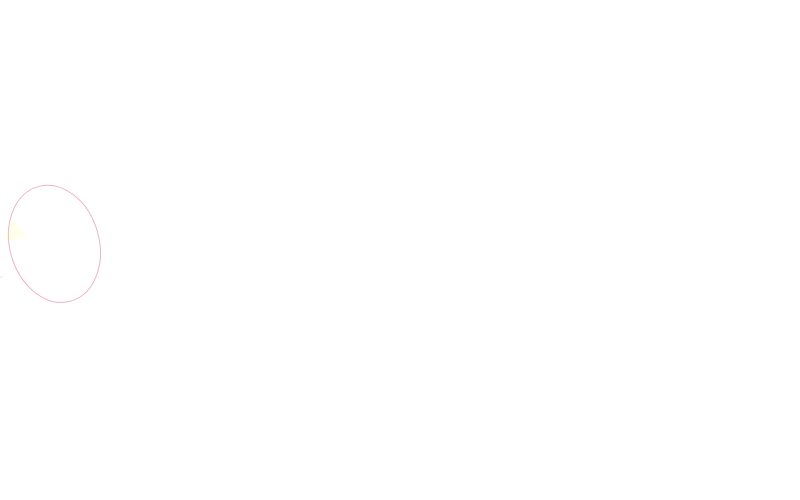
Frame 1 (no input)
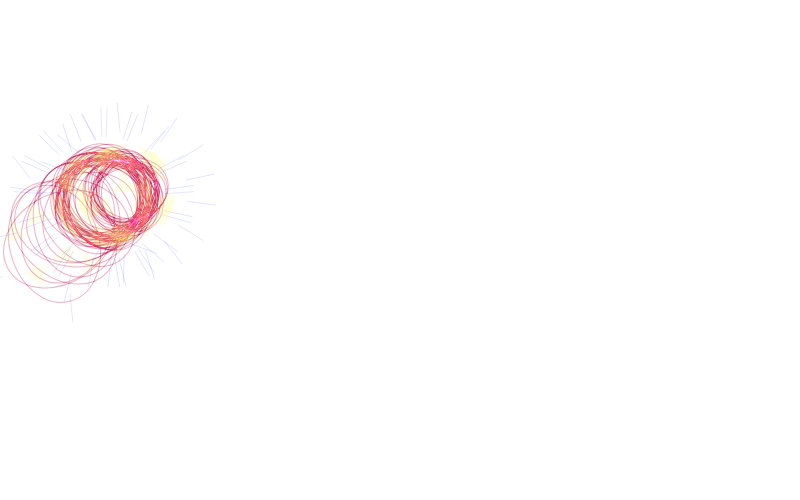
Frame 60 (no input)
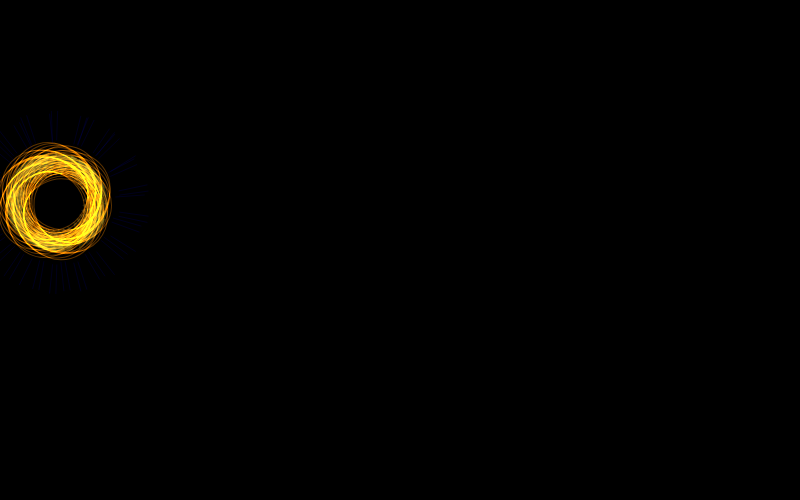
Frame 120 (the mouse pressed at the canvas centre since frame 60)

The p5.js sketch that drew these frames (run headless with seeded random() and noise() and a simulated clock; from frame 60 on, the mouse is pressed at the canvas centre):

// p5.js sketch
// ── sketch.js
/*
Template for IMA's Creative Coding Lab 

Project A: Generative Creatures
CCLaboratories Biodiversity Atlas 
*/

let x1 = 0;
let y1 = 0;
let w = 120;
let h = 90;
let angle = 0;
let darkMode = false;
let t = 0;
let noiseSeedVal;


let pauseTimer = 0;
let isPaused = false;
let pauseDuration;

function setup() {
    createCanvas(800, 500);
    angleMode(DEGREES);
    noiseSeedVal = random(1000);
    noiseSeed(noiseSeedVal);
}

function draw() {
    if (isPaused) {
        pauseTimer++;
        if (pauseTimer >= pauseDuration) {
            isPaused = false;
            pauseTimer = 0;
        }
    } else {
        t += 0.045;
    }

    if (t > 7) {
        noLoop();
        return;
    }


    let headX = map(t, 0, 7, 50, 750);

    let yCenter = 250;
    let amp = 220;
    let headY = yCenter + (noise(t * 0.7) - 0.5) * amp;

    drawCreature(headX, headY);

    if (random() < 0.12 && !isPaused) {
        isPaused = true;
        pauseDuration = floor(random(15, 45));
    }
}

function drawCreature(x, y) {
    push();
    translate(x, y);

    drawBody(0, 0, 200);
    drawFeet(0, 0, 1.3, angle);
    push();
    rotate(-angle);
    drawEye();
    pop();

    pop();
}

function drawBody(x, y, size) {
    angle = angle + 72 + 2;

    x1 = x1 - 0.08;
    if (x1 < -12) x1 = -12;
    if (x1 > 12) x1 = 12;

    y1 = y1 + 0.04;
    if (y1 < -8) y1 = -8;
    if (y1 > 8) y1 = 8;


    w = w - 0.9;
    if (w < 20) w = 20;

    h = h - 0.6;
    if (h < 16) h = 16;

    push();
    blendMode(ADD);

    translate(x, y);
    rotate(angle);
    noFill();
    if (darkMode) {
        stroke(255, 140, 0, 90);
    } else {
        stroke(200, 40, 90, 90);
    }
    ellipse(x1, y1, w, h);
    pop();
}

function mousePressed() {
    darkMode = !darkMode;

    if (darkMode) {
        background(0);
    } else {
        background(215);
    }

    x1 = 0;
    y1 = 0;
    w = 120;
    h = 90;
    angle = 0;
    t = 0;
    isPaused = false;
    pauseTimer = 0;


    noiseSeedVal = random(1000);
    noiseSeed(noiseSeedVal);

    loop();
}

function drawFeet(x2, y2, len, angle) {
    push();
    translate(x2, y2);
    rotate(angle);
    stroke(0, 0, 255, 90);
    strokeWeight(0.3);
    noFill();
    let footCount = 60;
    push();
    rotate(angle);
    line(90, 0, 60 + len, 0);
    pop();
    pop();
}

function drawEye() {
    push();
    fill(255, 255, 90, 30);
    noStroke();
    beginShape();
    vertex(-12, -48);
    vertex(12, -48);
    vertex(0, -28);
    endShape(CLOSE);
    pop();
}
